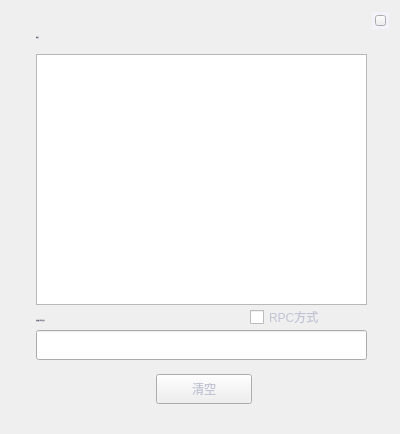
<?xml version="1.0" encoding="UTF-8"?>
<ui version="4.0">
 <class>ConsoleDialog</class>
 <widget class="QDialog" name="ConsoleDialog">
  <property name="geometry">
   <rect>
    <x>0</x>
    <y>0</y>
    <width>400</width>
    <height>434</height>
   </rect>
  </property>
  <property name="font">
   <font>
    <family>Microsoft YaHei UI Light</family>
   </font>
  </property>
  <property name="windowTitle">
   <string>Dialog</string>
  </property>
  <property name="styleSheet">
   <string notr="true">color: rgb(192, 196, 212);</string>
  </property>
  <widget class="QWidget" name="widget" native="true">
   <property name="geometry">
    <rect>
     <x>10</x>
     <y>10</y>
     <width>380</width>
     <height>414</height>
    </rect>
   </property>
   <widget class="QWidget" name="containerWidget" native="true">
    <property name="geometry">
     <rect>
      <x>0</x>
      <y>0</y>
      <width>380</width>
      <height>414</height>
     </rect>
    </property>
    <property name="font">
     <font>
      <family>Microsoft YaHei UI Light</family>
     </font>
    </property>
    <widget class="QTextBrowser" name="consoleBrowser">
     <property name="geometry">
      <rect>
       <x>26</x>
       <y>44</y>
       <width>331</width>
       <height>251</height>
      </rect>
     </property>
     <property name="font">
      <font>
       <family>Microsoft YaHei UI Light</family>
       <weight>50</weight>
       <italic>false</italic>
       <bold>false</bold>
      </font>
     </property>
     <property name="contextMenuPolicy">
      <enum>Qt::DefaultContextMenu</enum>
     </property>
     <property name="styleSheet">
      <string notr="true"/>
     </property>
    </widget>
    <widget class="QToolButton" name="clearBtn">
     <property name="geometry">
      <rect>
       <x>146</x>
       <y>364</y>
       <width>96</width>
       <height>30</height>
      </rect>
     </property>
     <property name="font">
      <font>
       <family>Microsoft YaHei UI Light</family>
       <pointsize>9</pointsize>
       <weight>50</weight>
       <italic>false</italic>
       <bold>false</bold>
       <underline>false</underline>
      </font>
     </property>
     <property name="cursor">
      <cursorShape>PointingHandCursor</cursorShape>
     </property>
     <property name="styleSheet">
      <string notr="true"/>
     </property>
     <property name="text">
      <string>清空</string>
     </property>
    </widget>
    <widget class="QLineEdit" name="consoleLineEdit">
     <property name="geometry">
      <rect>
       <x>26</x>
       <y>320</y>
       <width>331</width>
       <height>30</height>
      </rect>
     </property>
     <property name="font">
      <font>
       <family>Microsoft YaHei UI Light</family>
       <weight>50</weight>
       <italic>false</italic>
       <bold>false</bold>
      </font>
     </property>
     <property name="contextMenuPolicy">
      <enum>Qt::DefaultContextMenu</enum>
     </property>
    </widget>
    <widget class="QLabel" name="label">
     <property name="geometry">
      <rect>
       <x>26</x>
       <y>17</y>
       <width>91</width>
       <height>21</height>
      </rect>
     </property>
     <property name="font">
      <font>
       <family>微软雅黑</family>
       <pointsize>-1</pointsize>
       <weight>9</weight>
       <italic>false</italic>
       <bold>false</bold>
      </font>
     </property>
     <property name="styleSheet">
      <string notr="true">color: rgb(19,32,80);
font: 75 18px &quot;微软雅黑&quot;;</string>
     </property>
     <property name="text">
      <string>控制台</string>
     </property>
     <property name="alignment">
      <set>Qt::AlignLeading|Qt::AlignLeft|Qt::AlignVCenter</set>
     </property>
    </widget>
    <widget class="QToolButton" name="closeBtn">
     <property name="geometry">
      <rect>
       <x>365</x>
       <y>5</y>
       <width>11</width>
       <height>11</height>
      </rect>
     </property>
     <property name="cursor">
      <cursorShape>PointingHandCursor</cursorShape>
     </property>
     <property name="focusPolicy">
      <enum>Qt::NoFocus</enum>
     </property>
     <property name="text">
      <string/>
     </property>
    </widget>
    <widget class="QLabel" name="label_2">
     <property name="geometry">
      <rect>
       <x>26</x>
       <y>300</y>
       <width>311</width>
       <height>20</height>
      </rect>
     </property>
     <property name="font">
      <font>
       <family>微软雅黑</family>
       <pointsize>-1</pointsize>
       <weight>6</weight>
       <italic>false</italic>
       <bold>false</bold>
      </font>
     </property>
     <property name="styleSheet">
      <string notr="true">color: rgb(19,32,80);
font: 53 10px &quot;微软雅黑&quot;;</string>
     </property>
     <property name="text">
      <string>在此输入命令并回车</string>
     </property>
    </widget>
    <widget class="QCheckBox" name="checkBox">
     <property name="geometry">
      <rect>
       <x>240</x>
       <y>297</y>
       <width>91</width>
       <height>20</height>
      </rect>
     </property>
     <property name="cursor">
      <cursorShape>PointingHandCursor</cursorShape>
     </property>
     <property name="text">
      <string>RPC方式</string>
     </property>
    </widget>
    <widget class="QLabel" name="label_3">
     <property name="geometry">
      <rect>
       <x>362</x>
       <y>2</y>
       <width>17</width>
       <height>17</height>
      </rect>
     </property>
     <property name="styleSheet">
      <string notr="true">background-color: rgb(243, 241, 250);</string>
     </property>
     <property name="text">
      <string/>
     </property>
    </widget>
    <zorder>consoleBrowser</zorder>
    <zorder>clearBtn</zorder>
    <zorder>consoleLineEdit</zorder>
    <zorder>label</zorder>
    <zorder>label_2</zorder>
    <zorder>checkBox</zorder>
    <zorder>label_3</zorder>
    <zorder>closeBtn</zorder>
   </widget>
  </widget>
 </widget>
 <resources/>
 <connections/>
</ui>
